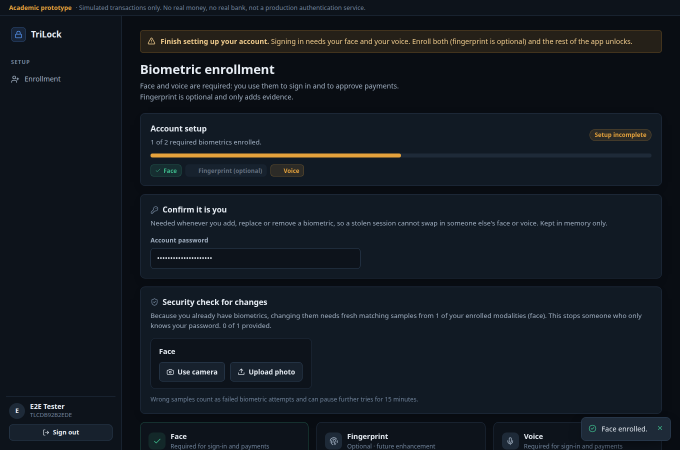
#> input picture docs/screenshots/02-face-enrolled.png, 1360 x 900 px (shown at 1/2 size)
$ python make_crops.py
#> lines starting #> are read from the running program, lines starting #| are printed output that depends on the picture
"""Crop the app screenshots to the part that matters, so the text is readable on a slide.
Run after frontend/e2e/smoke.mjs has written docs/screenshots."""
from pathlib import Path
from PIL import Image

SRC = Path(__file__).resolve().parent.parent / "screenshots"
DST = Path(__file__).resolve().parent / "crops"
DST.mkdir(exist_ok=True)
# name -> (source file, left, top, right, bottom) in the 1360x900 screenshots
CROPS = {
    "enroll": ("02-face-enrolled.png", 270, 55, 1340, 560),
    "signin": ("23-login-biometric-step.png", 250, 225, 1110, 670),
    "pay-risk": ("06-payment-risk.png", 270, 60, 1340, 660),
    "pay-decision": ("08-decision-approved.png", 270, 195, 1340, 790),
    "big-risk": ("09-high-risk-assessment.png", 270, 60, 1340, 710),
    "big-refused": ("11-liveness-refused.png", 270, 200, 1340, 870),
    "dashboard": ("20-dashboard.png", 270, 55, 1340, 800),
    "history": ("12-history.png", 270, 55, 1340, 470),
    "analytics": ("15-analytics-modules.png", 270, 55, 1340, 800),
}
for name, (src, l, t, r, b) in CROPS.items():
    Image.open(SRC / src).convert("RGB").crop((l, t, r, b)).save(DST / f"{name}.png", optimize=True)
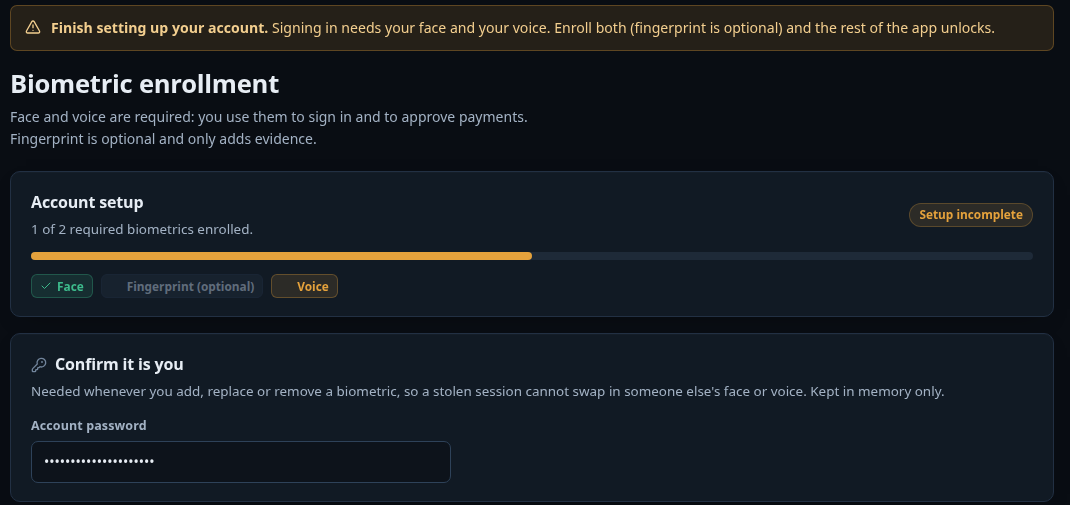
#> saved as enroll.png: PIL image 1070x505 RGB; mean R, G, B 22.9, 28.3, 34.1
    print("wrote", name, (r - l, b - t))
#> pass 2 of the loop `for name, (src, l, t, r, b) in CROPS.items():`:
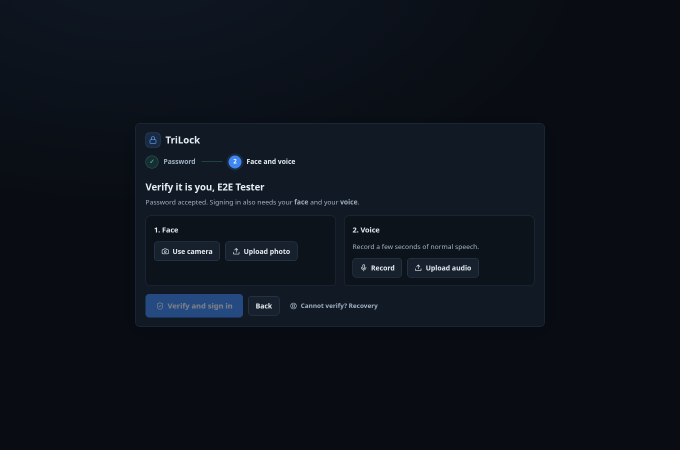
#> input picture docs/screenshots/23-login-biometric-step.png, 1360 x 900 px (shown at 1/2 size)
#> `Image.open(SRC / src).convert("RGB").crop((l, t, r, b)).save(DST / f"{..`:
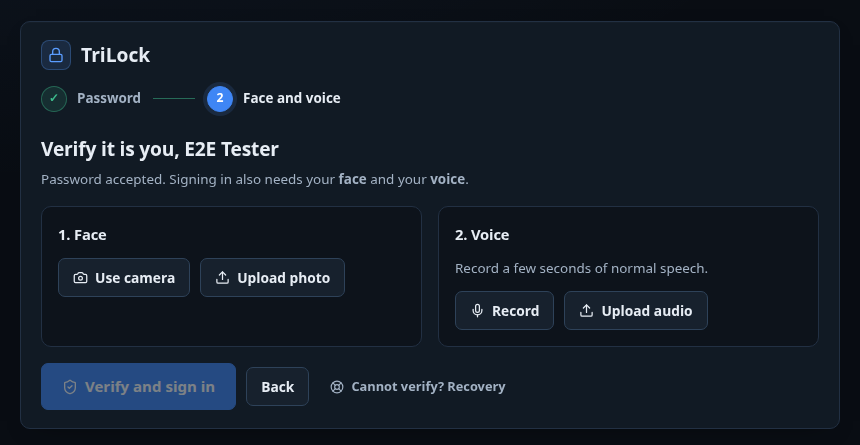
#> saved as signin.png: PIL image 860x445 RGB; mean R, G, B 19.9, 28.6, 39.1
#> pass 3 of the loop `for name, (src, l, t, r, b) in CROPS.items():`:
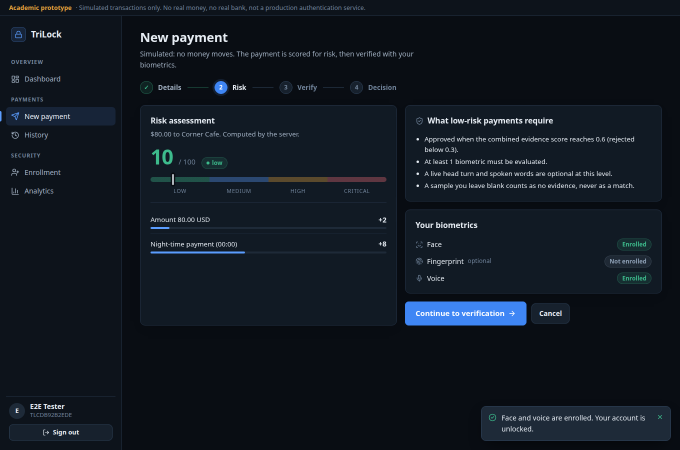
#> input picture docs/screenshots/06-payment-risk.png, 1360 x 900 px (shown at 1/2 size)
#> `Image.open(SRC / src).convert("RGB").crop((l, t, r, b)).save(DST / f"{..`:
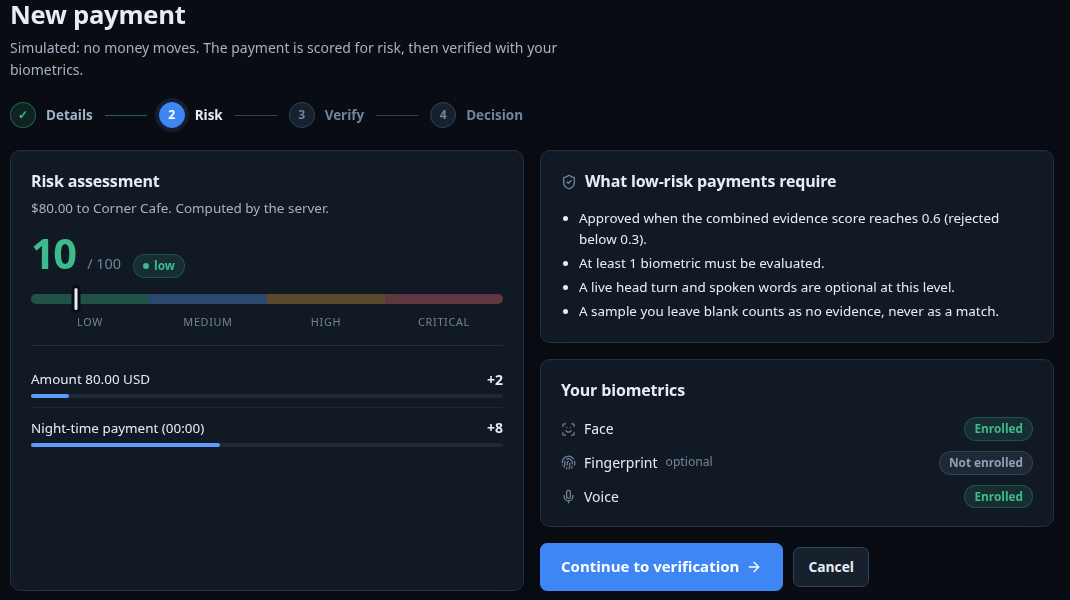
#> saved as pay-risk.png: PIL image 1070x600 RGB; mean R, G, B 20.4, 29.3, 39.8
#> (the run stopped early here; a loop or call above may not have finished)
